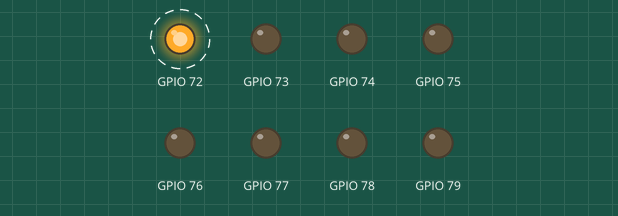
A sketch run on a simulated ESP8266 (NodeMCU). Shown: output pins drawn as LEDs (lit = HIGH). Dashed ring = blinking. What the sketch prints to the serial monitor is not drawn.

Above: at 0.2 s.
Timing chart, 0 to 3.0 s (numbered marks = the images above):
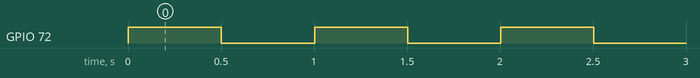

Measured:
- by itself, GPIO 72: alternates HIGH for 0.50 s and LOW for 0.50 s

The sketch:

testMCP.ino
```cpp
// ===============================================================
// Galactic Goodie Generator - Unified Door + Turntable Controller
// V6 - Added Adafruit VL53L0X TOF sensor to detect cup or hands in the device.
//      Also, last almost working version.
// ===============================================================

#include <Wire.h>
#include <Adafruit_MCP23X17.h>
Adafruit_MCP23X17 mcp;


// =========================
// Setup
// =========================
void setup() {
  Serial.begin(115200);
  Serial.println();
  Serial.println("\nStarting MCP Test");

  Wire.begin(D6, D5);  // Start I2C on D6 (SDA) and D5 (SCL)

  if (!mcp.begin_I2C()) {
    Serial.println("MCP NOT FOUND!");
    Serial.println();
    while (1)
      ;
  }
  Serial.println("MCP Found, initializing MCP pins.");

  for (uint8_t pin = 0; pin < 8; pin++) {
    mcp.pinMode(pin, INPUT);
    mcp.pinMode(pin, INPUT_PULLUP);
  }

  for (uint8_t pin = 8; pin < 16; pin++) {
    mcp.pinMode(pin, OUTPUT);
  }


  Serial.println("Exercize MCP Output pin");
  while (true) {
    Serial.println("High");
    mcp.digitalWrite(8, HIGH);
    delay(500);

    Serial.println("Low");
    mcp.digitalWrite(8, LOW);
    delay(500);
  }


  Serial.println("Setup complete");
}


// ==========================================================================================
// Loop
// =========================
void loop() {
}
```
